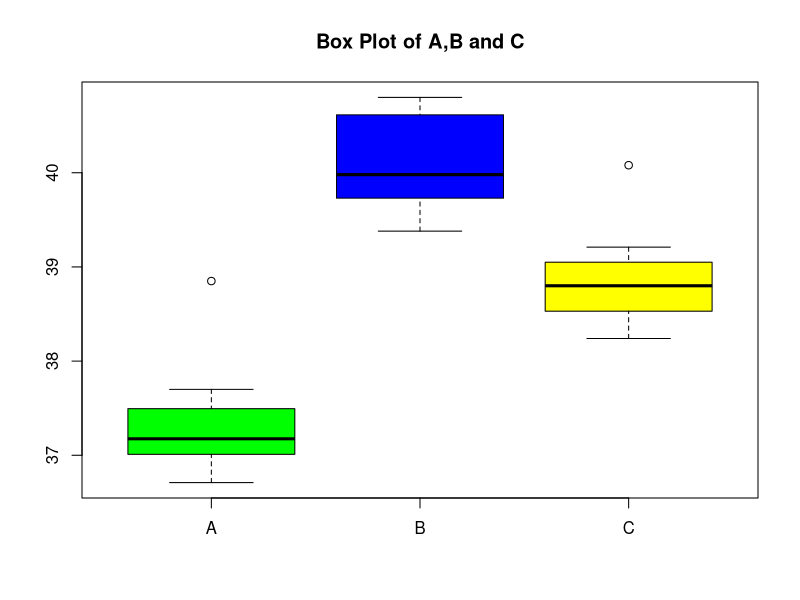
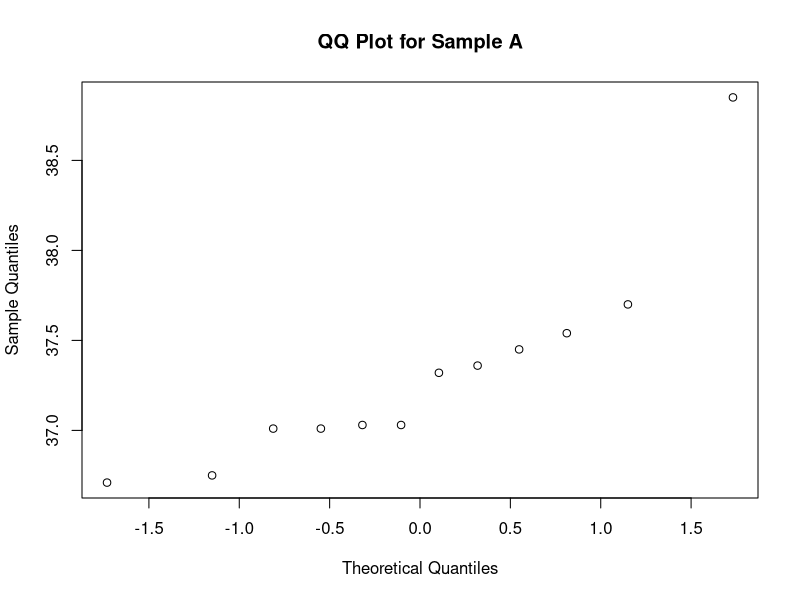
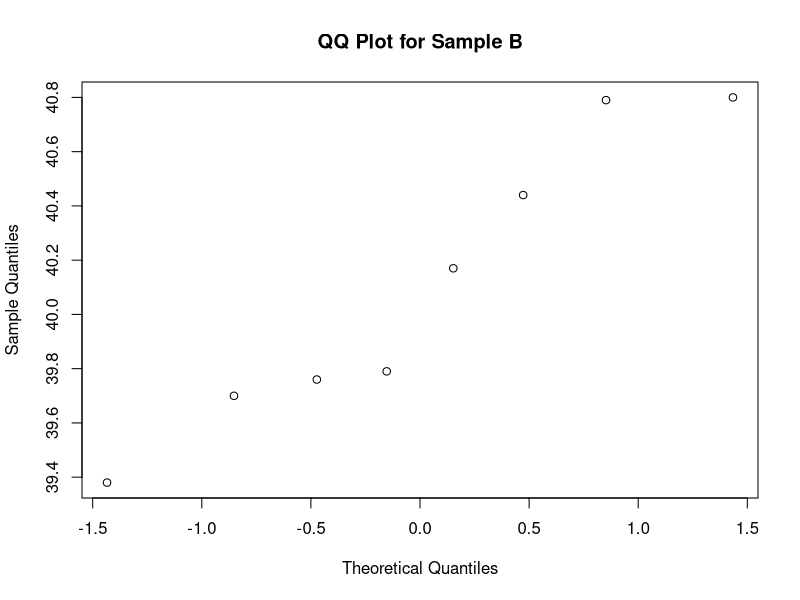
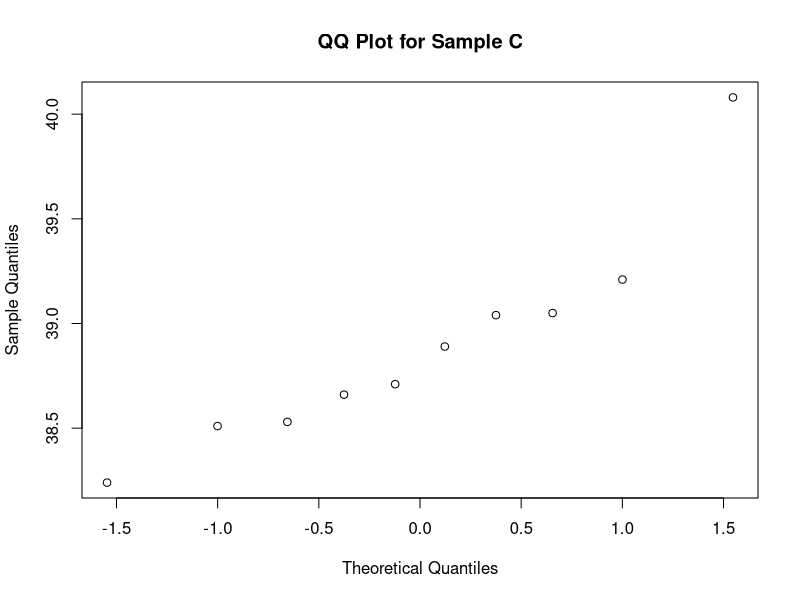

Write the R code that produced these figures, in order.
A<- c(37.54,37.01,36.71,37.03,37.32,37.01,37.03,37.70,37.36,36.75,37.45,38.85)
B<- c(40.17,40.80,39.76,39.70,40.79,40.44,39.79,39.38)
C<- c(39.04,39.21,39.05,38.24,38.53,38.71,38.89,38.66,38.51,40.08)
ALL<-c(A,B,C)
boxplot(A,B,C,main="Box Plot of A,B and C",names=c('A','B','C'),col = 
          c("Green","Blue","Yellow"))
# Check Normality
qqnorm(A,main="QQ Plot for Sample A")
qqnorm(B,main="QQ Plot for Sample B")
qqnorm(C,main="QQ Plot for Sample C")
n1=length(A)
n2=length(B)
n3=length(C)
N=n1+n2+n3
# Check homoscedasticity
sda=sd(A)
sdb=sd(B)
sdc=sd(C)
sda
sdb
sdc
# Assumptions of Normality:-
# The distribution resembles closer to normality for sample B though 
# location of median may question it's symmetry and normal distribution. 
# We cannot conclude that data is normally distributed. Sample A and C are pretty
# much symmetric and have outliers that questions normal distribution.
# Assumption of Homoscedasticity:-
# Standard Deviation of all the samples are more or less equal
# Hence Homoscedasticity assumption is quite plausible.
meana=mean(A)
meanb=mean(B)
meanc=mean(C)
grand.mean=mean(ALL)

# Total Sum of Squares
SST = sum( (ALL-grand.mean)^2 )
total.df = N - 1

# Between sum-of-squares and mean-square
SSB = n1*(meana-grand.mean)^2 +
  n2*(meanb-grand.mean)^2 +
  n3*(meanc-grand.mean)^2
between.df = 2 
between.meansquare = SSB/2

# Within sum-of-squares and mean-square
SSW = sum( (A-meana)^2 ) +
  sum( (B-meanb)^2 ) +
  sum( (C-meanc)^2 )
# Alternative formula
SSW = (n1-1)*var(A) +
  (n2-1)*var(B) +
  (n3-1)*var(C)
within.df = N - 3
within.meansquare = SSW/within.df

# Check these are equal
SST
SSB + SSW
# The two are equal.

# Are these close?
between.meansquare
within.meansquare

# F-test
F = between.meansquare/within.meansquare
# P-value
1 - pf(F, df1=between.df, df2=within.df)
